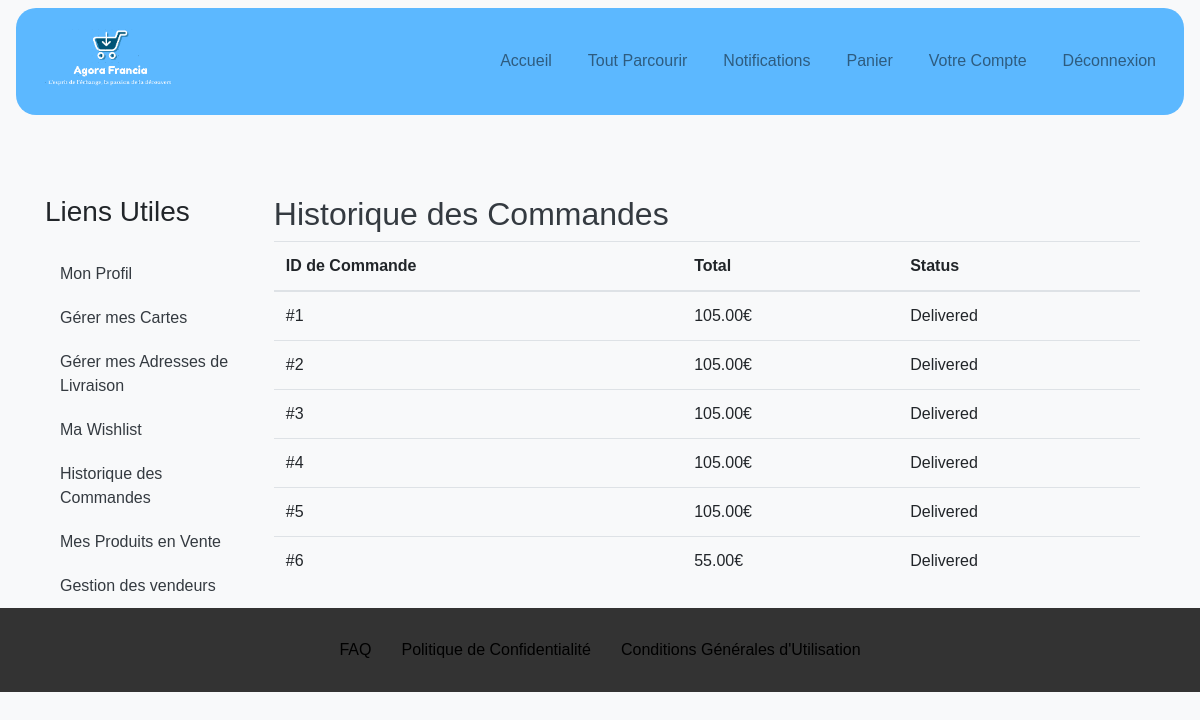
Screenshot of /SiteAGORA/order_history.php (signed in) with the database file from the repository.
### tables this page shows
CREATE TABLE `orders` (
  `id` int(11) NOT NULL,
  `user_id` int(11) NOT NULL,
  `card_id` int(11) DEFAULT NULL,
  `address_id` int(11) DEFAULT NULL,
  `total_price` decimal(10,2) NOT NULL,
  `status` enum('Pending','Processing','Shipped','Delivered','Cancelled') NOT NULL DEFAULT 'Pending',
  `created_at` timestamp NOT NULL DEFAULT CURRENT_TIMESTAMP
);

### SiteAGORA/order_history.php (the view, shortened to what this page needs)
<?php
include 'db_connection.php';
if (isset($_SESSION['user_id'])) {
    $userId = $_SESSION['user_id'];
    $stmt = $conn->prepare("SELECT * FROM orders WHERE user_id = ?");
    $stmt->bind_param("i", $userId);
    $stmt->execute();
    $result = $stmt->get_result();
    ?>
    <!DOCTYPE html>
    <html lang="fr">
    <head>
        <link rel="stylesheet" href="css/styles.css">
        <link rel="stylesheet" href="https://stackpath.bootstrapcdn.com/bootstrap/4.5.2/css/bootstrap.min.css">
    </head>
    <body>
        <?php include 'header.php'; ?>
        <div class="container mt-5" style="display: flex; flex-direction: row-reverse;">
            <div class="container mt-4">
                <h2>Historique des Commandes</h2>
                <table class="table">
                    <thead>
                        <tr>
                            <th>ID de Commande</th>
                            <th>Total</th>
                            <th>Status</th>
                        </tr>
                    </thead>
                    <tbody>
                        <?php while ($row = $result->fetch_assoc()): ?>
                            <tr>
                                <td>#<?php echo $row['id']; ?></td>
                                <td><?php echo $row['total_price']; ?>€</td>
                                <td><?php echo $row['status']; ?></td>
                            </tr>
                        <?php endwhile; ?>
                    </tbody>
                </table>
            </div>
            <?php include 'nav_profile.php'; ?>
        </div>
        <?php include 'footer.php'; ?>
    </body>
    </html>
    <?php
} else {
    header("Location: login.php");
    exit();
}
?>

### SiteAGORA/styles.css (style rules this page uses)
body { font-family: Arial, sans-serif; background-color: #f8f9fa; }
.container { margin-top: 50px; }
h2 { color: #343a40; }
.table th, .table td { vertical-align: middle; }

### SiteAGORA/header.php (style rules this page uses)
body { font-family: Arial, sans-serif; margin: 0; padding: 0; }

### rows the page displays
orders: id "1", total_price "105.00", status "Delivered"
orders: id "2", total_price "105.00", status "Delivered"
orders: id "3", total_price "105.00", status "Delivered"
orders: id "4", total_price "105.00", status "Delivered"
orders: id "5", total_price "105.00", status "Delivered"
orders: id "6", total_price "55.00", status "Delivered"
